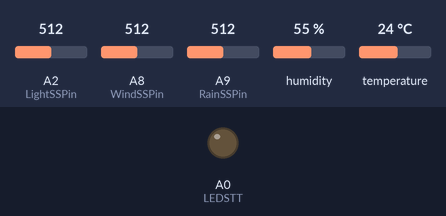
The sketch below on a simulated Arduino Mega 2560, built with avr-gcc and run on an emulated ATmega2560. Shown: output pins drawn as LEDs (lit = HIGH). Inputs (shaded band) come from the test bench; at power-on: A2 (LightSSPin) = 512, A8 (WindSSPin) = 512, A9 (RainSSPin) = 512, humidity 55 %, temperature 24 °C. What the sketch prints to the serial monitor is not drawn.

Above: at 6.0 s.
Timing chart, 0 to 14.0 s (numbered marks = the images above):
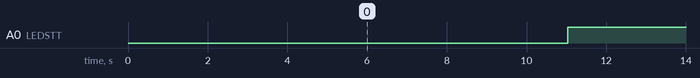

Measured:
- by itself, A0 (LEDSTT): alternates HIGH for 10.0 s and LOW for 0.03 s

The sketch:

EnviromentNode.ino
```cpp
/*
 Name:		EnviromentNode.ino
 Created:	1/4/2018 9:46:47 AM
 Author:	BaGac
*/
#include <ArduinoJson.h>
#include <SHT1x.h>
#include <Wire.h>
#include <TimerOne.h>

#define RF			Serial1

#define MES_ID		"MES_ID"
#define HUB_ID		"HUB_ID"
#define NODE_ID		"NODE_ID"
#define SOURCE		"SOURCE"
#define DEST		"DEST"
#define CMD_T		"CMD_T"

#define S_RAIN		"S_RAIN"
#define S_WIND		"S_WIND"
#define	S_LIGHT		"S_LIGHT"
#define	S_TEMP		"S_TEMP"
#define S_HUMI		"S_HUMI"

#define WindSSPin A8
#define RainSSPin A9
#define LightSSPin A2
#define LEDSTT     A0

////// SHT Sensor /////////
#define SHTDataPin A7
#define SHTClock 7
SHT1x sht1x(SHTDataPin, SHTClock);
float temp_c;
float temp_f;
float humidity;
byte ArrayTempC[4];
byte ArrayHumidity[4];

typedef union {
	float flt;
	byte array[4];
} FloatConverter;

float ByteToFloat(byte *Array)
{
	int k_byte = 4;
	float value;
	FloatConverter aConverter;
	for (byte i = 0; i < k_byte; i++) {
		aConverter.array[i] = Array[i];
	}
	value = aConverter.flt;
	return value;
}
enum DefineSensorType
{
	NoSensor = 0,
	Temp,   // = 1
	Humi,   // = 2
	Light,  // = 3
	Rain,    // = 4
	Wind    // = 5
};

enum COMMAND_TYPE {
	NO_COMMAND = 0, //

	CONTROL_GARDEN_HUB,
	CONTROL_GARDEN_NODE,
	CONTROL_ENVIROMENT_MONITOR,
	CONTROL_TANK_CONTROLER,

	GET_DATA_GARDEN_HUB,
	GET_DATA_GARDEN_NODE,
	GET_DATA_ENVIROMENT_MONITOR,
	GET_DATA_TANK_CONTROLER,

	UPDATE_DATA_GARDEN_HUB,
	UPDATE_DATA_GARDEN_NODE,
	UPDATE_DATA_ENVIROMENT_MONITOR,
	UPDATE_DATA_TANK_CONTROLER
};

float  I2C_Buffer[6];

/// SETTUPPPPPPPPPPPPPPPPPPPPPPPPPPPPPPP///

void setup()
{
	SensorInit();
	I2CInit();
	RFInit();
	Serial.begin(115200);
	delay(1000);
	Serial.println("START");
	//TimerProcess();
}
/// SETTUPPPPPPPPPPPPPPPPPPPPPPPPPPPPPPP///

void TimerProcess()
{
	Timer1.initialize(10000000); // khởi tạo timer 1 đến 1 giây
	Timer1.attachInterrupt(RFSenData); // khai báo ngắt timer 1
}
void SensorInit()
{
	pinMode(WindSSPin, INPUT);
	pinMode(RainSSPin, INPUT);
	pinMode(LightSSPin, INPUT);

	pinMode(LEDSTT, OUTPUT);
}
void I2CInit()
{
	Wire.begin();                // join i2c bus with address #8
}
void RFInit()
{
	RF.begin(115200);
	RF.setTimeout(10);
}

///// Temp and Humi Sensor /////////

void ReadDataSHT()
{
	// Read values from the sensor
	temp_c = sht1x.readTemperatureC();
	humidity = sht1x.readHumidity();
	delay(10);
}
////// Rain Sensor //////////////

int ReadRainSensor(int SSPin)
{
	int SS_array[20];
	int Count = 0;
	for (int i = 0; i <= 10; i++)
	{
		SS_array[i] = analogRead(SSPin);
		SS_array[20] = SS_array[20] + SS_array[i];
		Count++;
	}
	int Val = SS_array[20] / Count;
	if (Val >= 1000) return 0;
	else if (Val <= 100) return 1;
}

int ValShow = 0;
int ValNew = 0;
int ValCount = 0;
int ValRST = 0;
int TimeReadSHT = 0;
int Val = 0;
int ReceAndProcessData()
{
	ValNew = ReadRainSensor(RainSSPin);
	ValRST++;
	if (ValRST == 1500)
	{
		TimeReadSHT++;
		ValCount = 0;
		ValRST = 0;
		return Val = 0;
	}
	if (ValNew != ValShow)
	{
		ValCount++;
		ValShow = ValNew;
		if (ValCount == 4) Val = 1;
	}
	//Serial.print("TimeReadSHT"); Serial.print(TimeReadSHT); Serial.print("\t");
	//Serial.print("ValRST"); Serial.print(ValRST); Serial.print("\t");
	//Serial.print("Val"); Serial.print(Val); Serial.print("\n");
	return Val;
}
int WindArray[10];
int MinWind = 50;
int MaxWind = 70;
void ReadI2CSensor(int TypeSS)
{
	switch (TypeSS)
	{
		case Rain:
		{
			//Serial.println("Rain    ");
			I2C_Buffer[TypeSS] = ReceAndProcessData();
			delay(10);
			break;
		}
		case Light:
		{
			//Serial.println("Light    ");
			int LightVal = 0;
			for (int i = 0; i < 5; i++)
			{
				LightVal = LightVal + analogRead(LightSSPin);
			}
			I2C_Buffer[TypeSS] = LightVal / 5;
			break;
		}
		case Temp:
		{
			//Serial.println("Temp    ");
			I2C_Buffer[TypeSS] = temp_c;
			break;
		}
		case Humi:
		{
			//Serial.println("Huim    ");
			I2C_Buffer[TypeSS] = humidity;
			break;
		}
		case Wind:
		{
			//Serial.println("Wind    ");
			int WindTemp = 0;
			int Count = 0;
			WindTemp = analogRead(WindSSPin);
			//Serial.print("WindTemp"); Serial.print(WindTemp); Serial.print(" \t");
			while (WindTemp < MinWind)
			{
				WindTemp = analogRead(WindSSPin);
				if (WindTemp > MaxWind )
				{
					Count = 0;
					break;
				}
				Count++;
			}
			//Serial.print("Count"); Serial.print(Count); Serial.print(" \n");
			//delay(100);
			if( Count > 0 && Count < 1200) I2C_Buffer[Wind] = Count;
			break;
		}

	}
}
String HubID = "H4C37C";
String NodeID = "EBG0111";

String EnviromentCreateString()
{
	DynamicJsonBuffer jsBufferUpDataNode(225);
	JsonObject& jsUpDataNode = jsBufferUpDataNode.createObject();

	jsUpDataNode[MES_ID] = String("BAGAC");
	jsUpDataNode[HUB_ID] = HubID;
	jsUpDataNode[SOURCE] = NodeID;
	jsUpDataNode[DEST] = HubID;
	jsUpDataNode[CMD_T] = int(UPDATE_DATA_ENVIROMENT_MONITOR);


	jsUpDataNode[S_TEMP] = String(I2C_Buffer[Temp]);
	jsUpDataNode[S_HUMI] = String(I2C_Buffer[Humi]);
	jsUpDataNode[S_LIGHT] = String(I2C_Buffer[Light]);
	//jsUpDataNode[S_TEMP] = random(25, 28);
	//jsUpDataNode[S_HUMI] = random(70,75);
	//jsUpDataNode[S_LIGHT] = random(2900, 3100);
	jsUpDataNode[S_RAIN] = String(I2C_Buffer[Rain]);
	jsUpDataNode[S_WIND] = String(I2C_Buffer[Wind]);

	String EnviromentNodeUpdate;
	jsUpDataNode.printTo(EnviromentNodeUpdate);
	return EnviromentNodeUpdate;
}
///// RF HC12 //////////
void RFSenData()
{
	String DATA = EnviromentCreateString();
	digitalWrite(LEDSTT, LOW);
	RF.println(DATA);
	delay(10);
	Serial.println("SEND");
	Serial.println(DATA);
	digitalWrite(LEDSTT, HIGH);
	//for (int i = 0; i < 3; i++)
	//{
	//	digitalWrite(LEDSTT, !(digitalRead(LEDSTT)));
	//	delay(1000);

	//}

}

/// LOPPPPPPPPPPPPPPPPPPPPPPPPPPPPPPPPPPPPPP///


void loop()
{
	//if (TimeReadSHT == 3)
	//{
	//	TimeReadSHT = 0;
	//	ReadDataSHT();
	//	//Serial.print("TimeReadSHT: "); Serial.print(TimeReadSHT); Serial.print("\t");
	//	ReadI2CSensor(Temp); delay(10);
	//	ReadI2CSensor(Humi); delay(10);
	//
	//}
	//else
	//{
	//	ReadI2CSensor(Wind);
	//	ReadI2CSensor(Rain);
	//	ReadI2CSensor(Light);
	//}

	readSHT();
	readWind();
	readRain();
	readLight();
	updateData(10000);
}

void updateData(unsigned long interval) {
	static unsigned long t = millis();
	if ((millis() - t) > interval) {
		t = millis();
		RFSenData();
	}
	delay(1);
}

void readSHT() {
	static unsigned long t = millis();
	if ((millis() - t) > 1000) {
		t = millis();
		ReadDataSHT();
		ReadI2CSensor(Temp); delay(10);
		ReadI2CSensor(Humi); delay(10);
	}
}

void readWind() {
	static unsigned long t = millis();
	if ((millis() - t) > 1000) {
		t = millis();
		ReadI2CSensor(Wind);
	}
}

void readRain() {
	static unsigned long t = millis();
	if ((millis() - t) > 1000) {
		t = millis();
		ReadI2CSensor(Rain);
	}
}

void readLight() {
	static unsigned long t = millis();
	if ((millis() - t) > 1000) {
		t = millis();
		ReadI2CSensor(Light);
	}
}

/// LOPPPPPPPPPPPPPPPPPPPPPPPPPPPPPPPPPPPPPP///
```
